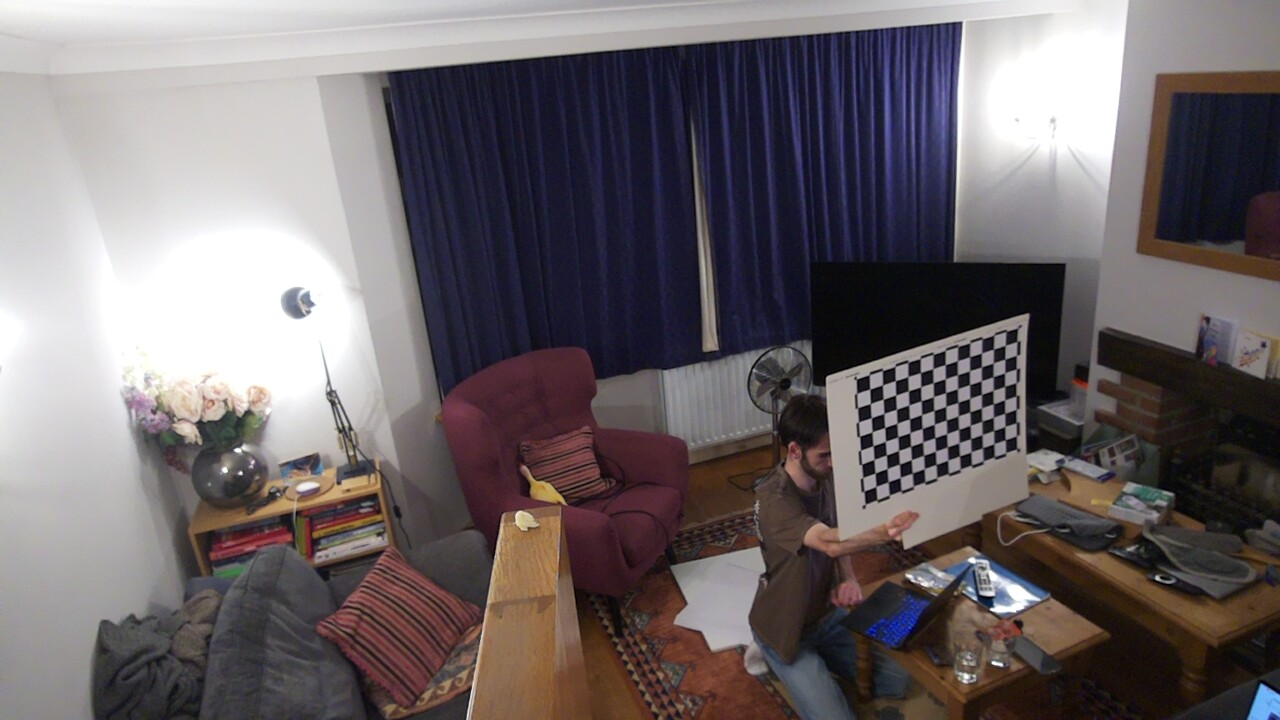
#> input picture calibImgs/calibImageMaster_0.jpg, 1280 x 720 px; its folder holds only this picture in this run
$ python calibScriptSingle.py
#> lines starting #> are read from the running program, lines starting #| are printed output that depends on the picture; after the words box and inside, x2 and y2 are one past the last pixel; in counts of white or black regions, pixels touching at a corner belong together
import numpy as np
import cv2 as cv
import glob
import pickle

print("###### Starting Setup for camera calibration ######")

chessboard_size = (12, 8)  # Number of inner corners per chessboard row and column

image_size = (1280, 720)  # Set the image size for both cameras

# prepare object points, like (0,0,0), (1,0,0), (2,0,0) ....,(6,5,0)
objp = np.zeros((chessboard_size[0] * chessboard_size[1], 3), np.float32)
objp[:,:2] = np.mgrid[0:chessboard_size[0],0:chessboard_size[1]].T.reshape(-1,2)

size_of_chessboard_squares_mm = 21
objp = objp * size_of_chessboard_squares_mm

# Arrays to store object points and image points from all the images.
objpoints = [] # 3d point in real world space
imgpointsM = [] # 2d points in image plane for Master camera

print("###### Setup Complete. Starting calibration process ######")

# Load images for Master camera calibration
images_master = glob.glob('./calibImgs/calibImageMaster_*.jpg')

if not images_master:
    print("No images found for Master or Slave camera calibration.")
    exit()

images_master.sort()

# Pair images by index (assuming same number and order)
num_pairs = len(images_master)
print(num_pairs)
for i in range(num_pairs):
    fname_master = images_master[i]

    img_master = cv.imread(fname_master)
#> img_master is the input picture: shape (720, 1280, 3); mean B, G, R 105.2, 102.6, 110.1

    gray_master = cv.cvtColor(img_master, cv.COLOR_BGR2GRAY)
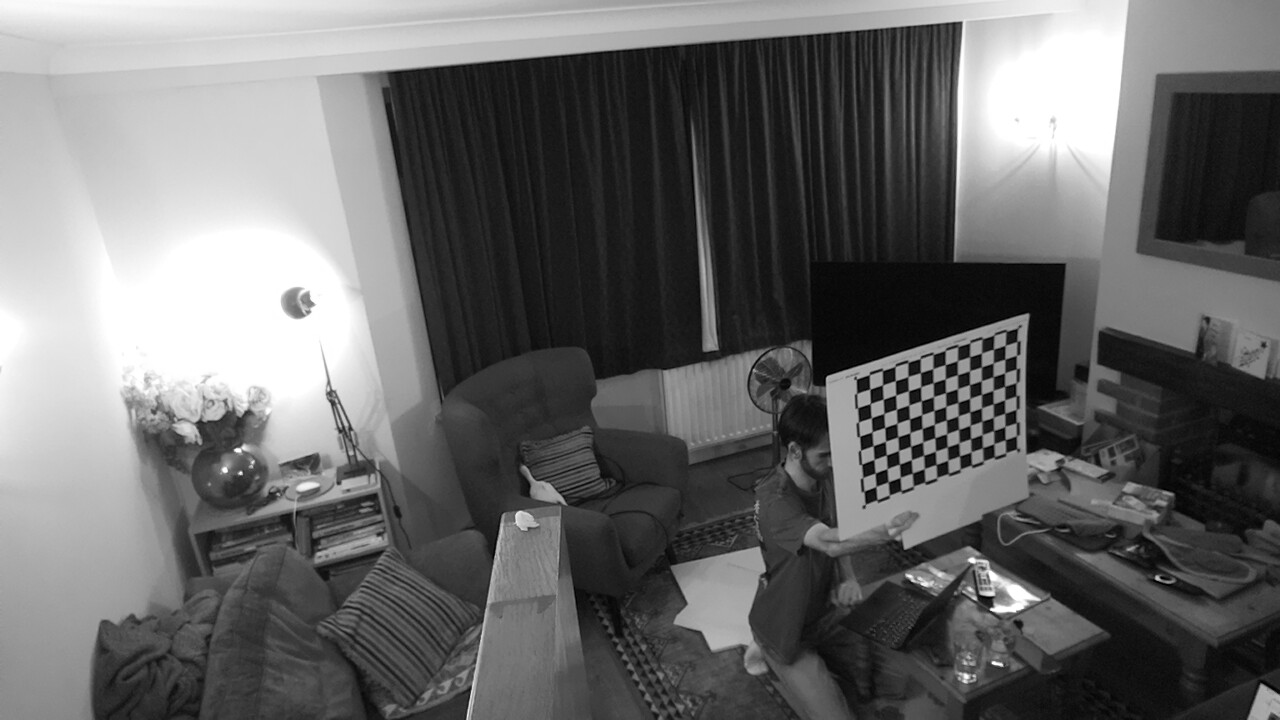
#> gray_master: shape (720, 1280); min 0, max 255, mean 105.1

    retM, cornersM = cv.findChessboardCorners(gray_master, chessboard_size, None)
#> retM = True; cornersM = 96 rows, first 8: [870.2, 389.1], [882.5, 385], [895.4, 380.8], [908, 376.5], [920.4, 372.7], [932.9, 368.6], [945.2, 364.6], [957.4, 360.7]

    if retM:
        objpoints.append(objp)
        imgpointsM.append(cornersM)
        cv.drawChessboardCorners(img_master, chessboard_size, cornersM, retM)
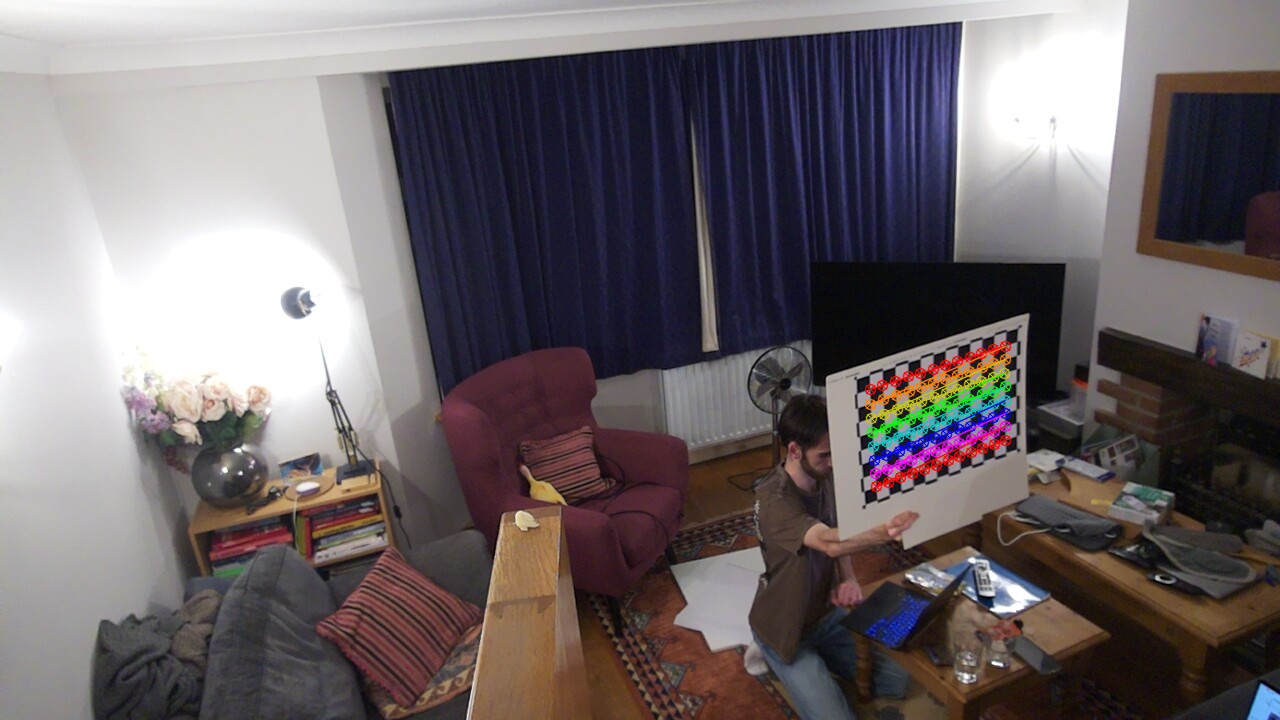
#> img_master: shape (720, 1280, 3); 1.32% of pixels changed, all inside (x1, y1, x2, y2) = (864, 340, 1012, 493)
        cv.imwrite(f'./calibImgs/processed_{fname_master.split("/")[-1]}', img_master)
    else:
        print(f"Skipping pair {fname_master} (corners not found in image)")

print("Chessboard corners found in all images. Proceeding with calibration...")


retM, camera_matrixM, dist_coeffsM, rvecsM, tvecsM = cv.calibrateCamera(objpoints, imgpointsM, image_size, None, None)
#> retM = 0.227; camera_matrixM = [[862.7, 0, 628.1], [0, 817.2, 363.6], [0, 0, 1]]; dist_coeffsM = [[0.214, 0.319, -0.0239, 0.0525, -1.19]]; rvecsM = ([0.257, -0.524, -0.199],); tvecsM = ([307.6, 36.5, 1159.6],)

flags = 0
flags |= cv.CALIB_FIX_INTRINSIC

with open('./calibration_data_master.pkl', 'wb') as f:
    pickle.dump((camera_matrixM, dist_coeffsM, rvecsM, tvecsM), f)


criteria_stereo = (cv.TERM_CRITERIA_EPS + cv.TERM_CRITERIA_MAX_ITER, 30, 0.001)


print("Calibration data saved to './calibration_data_master.pkl'.")
print("###### Calibration process completed successfully! ######")

$ run again, on calibImgs/calibImageMaster_4.jpg
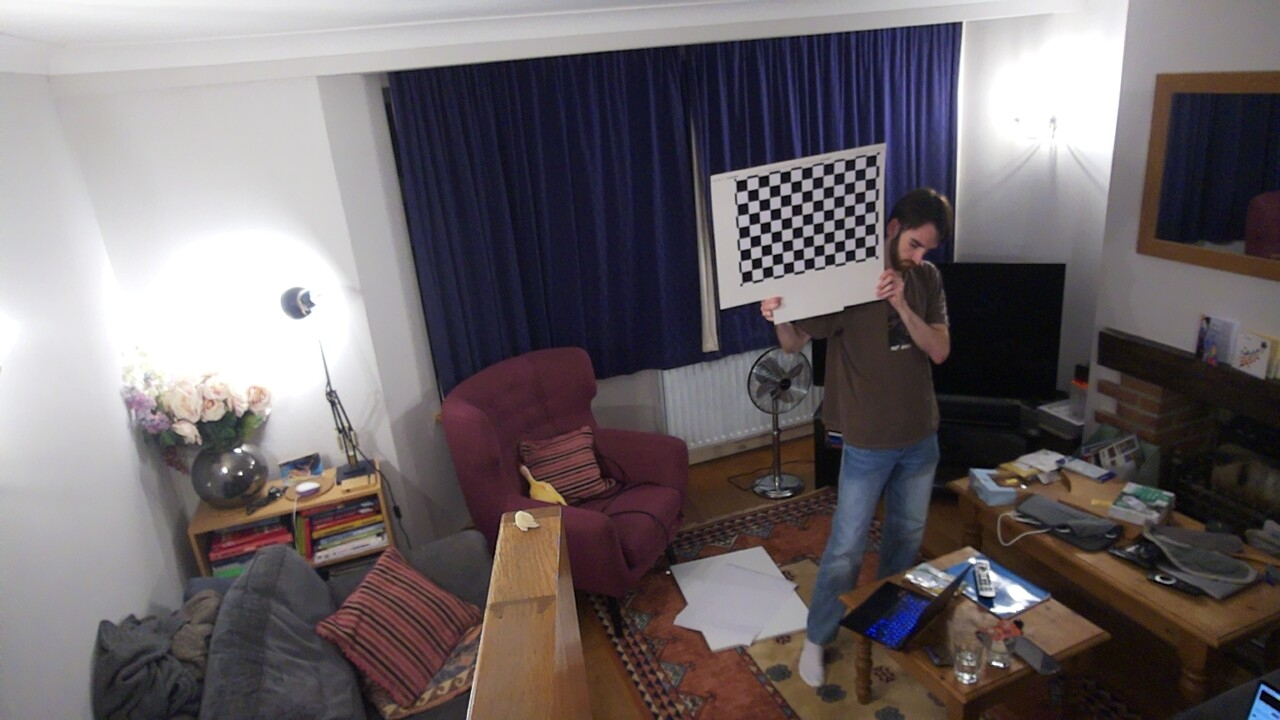
#> input picture calibImgs/calibImageMaster_4.jpg, 1280 x 720 px
#> img_master is the input picture: shape (720, 1280, 3); mean B, G, R 104.9, 101.8, 109.2
#> `gray_master = cv.cvtColor(img_master, cv.COLOR_BGR2GRAY)`:
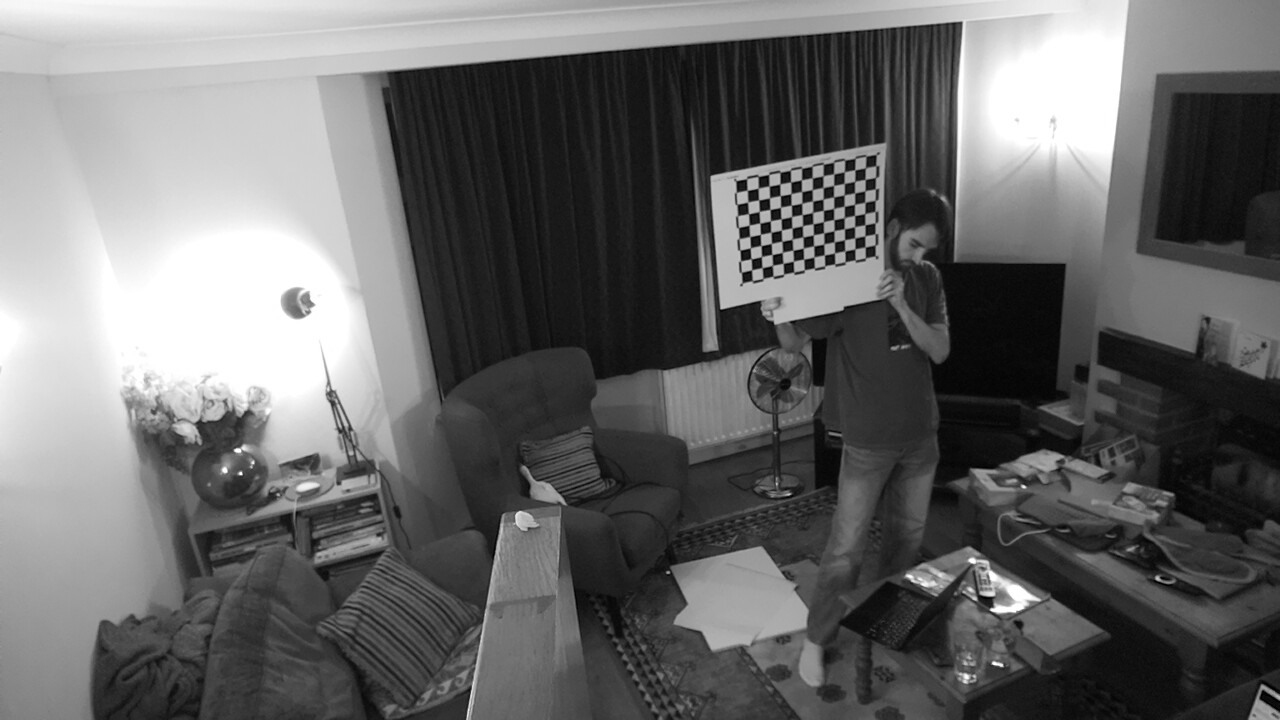
#> gray_master: shape (720, 1280); min 0, max 255, mean 104.4
#> `retM, cornersM = cv.findChessboardCorners(gray_master, chessboard_size..`: retM = True; cornersM = 96 rows, first 8: [747.3, 190.4], [758.1, 188.2], [769.2, 186.2], [779.8, 184.1], [790.7, 182], [801.4, 179.8], [812.3, 178.1], [823.3, 175.8]
#> `cv.drawChessboardCorners(img_master, chessboard_size, cornersM, retM)`:
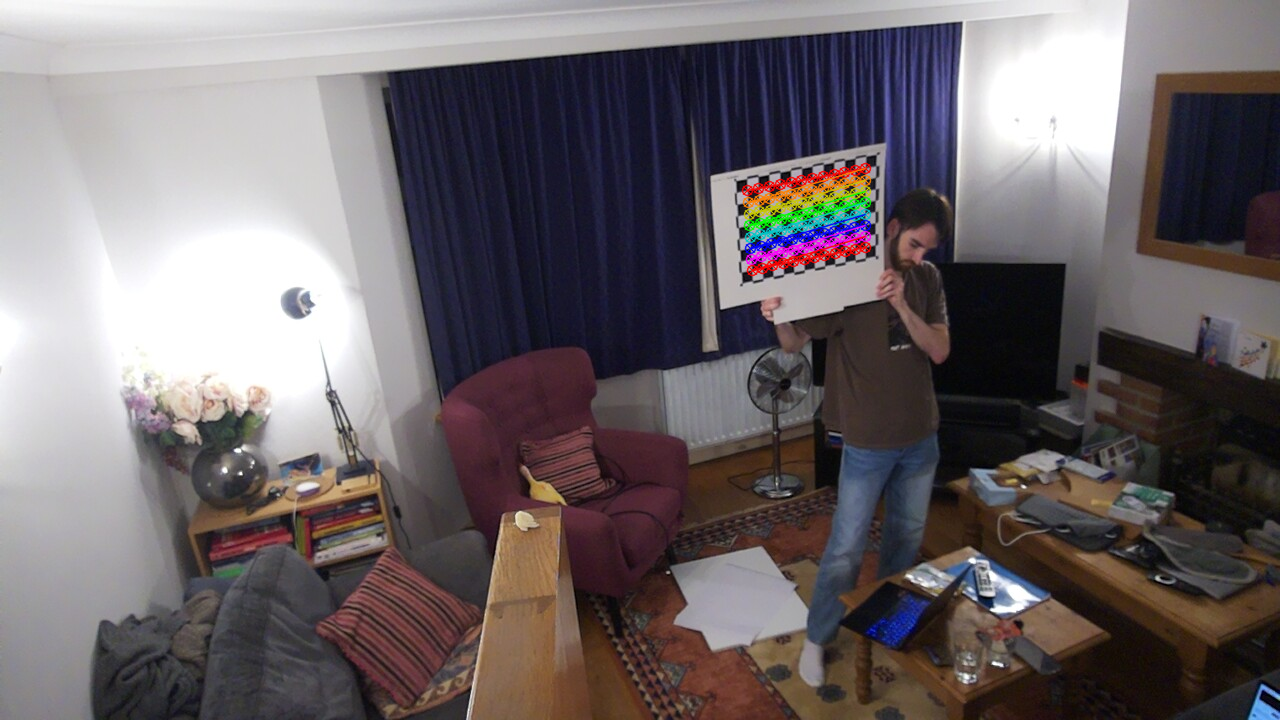
#> img_master: shape (720, 1280, 3); 1.12% of pixels changed, all inside (x1, y1, x2, y2) = (741, 162, 872, 277)
#> `retM, camera_matrixM, dist_coeffsM, rvecsM, tvecsM = cv.calibrateCamer..`: retM = 0.204; camera_matrixM = [[906.6, 0, 643.9], [0, 937.1, 374.4], [0, 0, 1]]; dist_coeffsM = [[0.205, 3.36, 0.106, -0.00829, -13.44]]; rvecsM = ([0.431, -0.353, -0.176],); tvecsM = ([178.9, -316.5, 1521.8],)

$ run again, on calibImgs/calibImageMaster_1.jpg
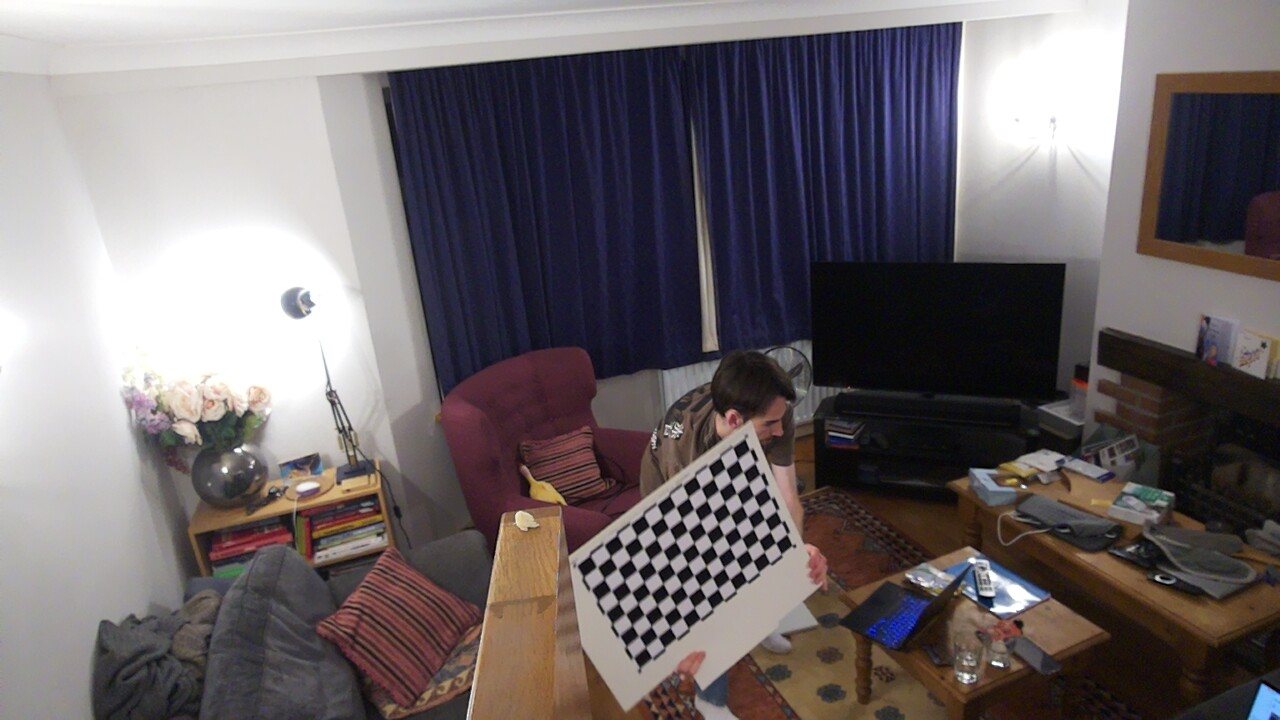
#> input picture calibImgs/calibImageMaster_1.jpg, 1280 x 720 px
#> img_master is the input picture: shape (720, 1280, 3); mean B, G, R 106.7, 104.5, 111.7
#> `gray_master = cv.cvtColor(img_master, cv.COLOR_BGR2GRAY)`:
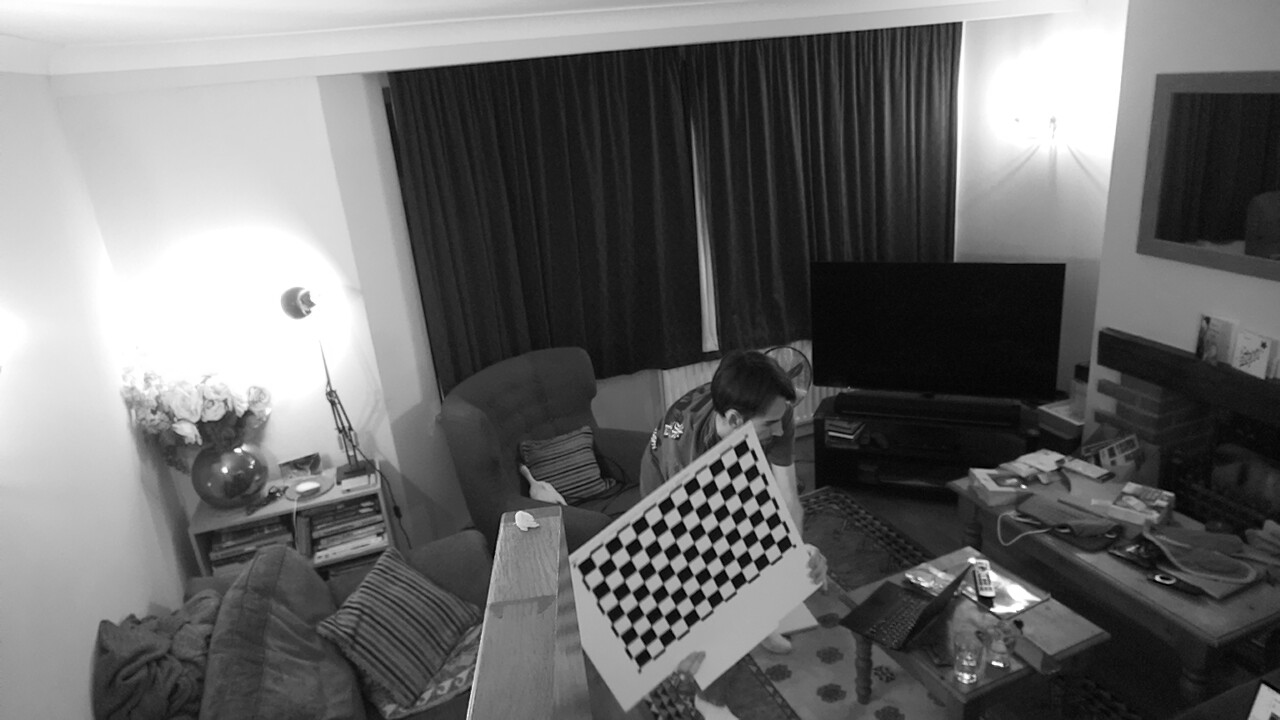
#> gray_master: shape (720, 1280); min 0, max 255, mean 106.9
#> `retM, cornersM = cv.findChessboardCorners(gray_master, chessboard_size..`: retM = True; cornersM = 96 rows, first 8: [597.3, 566.8], [610.5, 557], [623.8, 546.4], [636.6, 536.5], [650, 526.4], [662.6, 516.9], [675.8, 507], [688.1, 497.1]
#> `cv.drawChessboardCorners(img_master, chessboard_size, cornersM, retM)`:
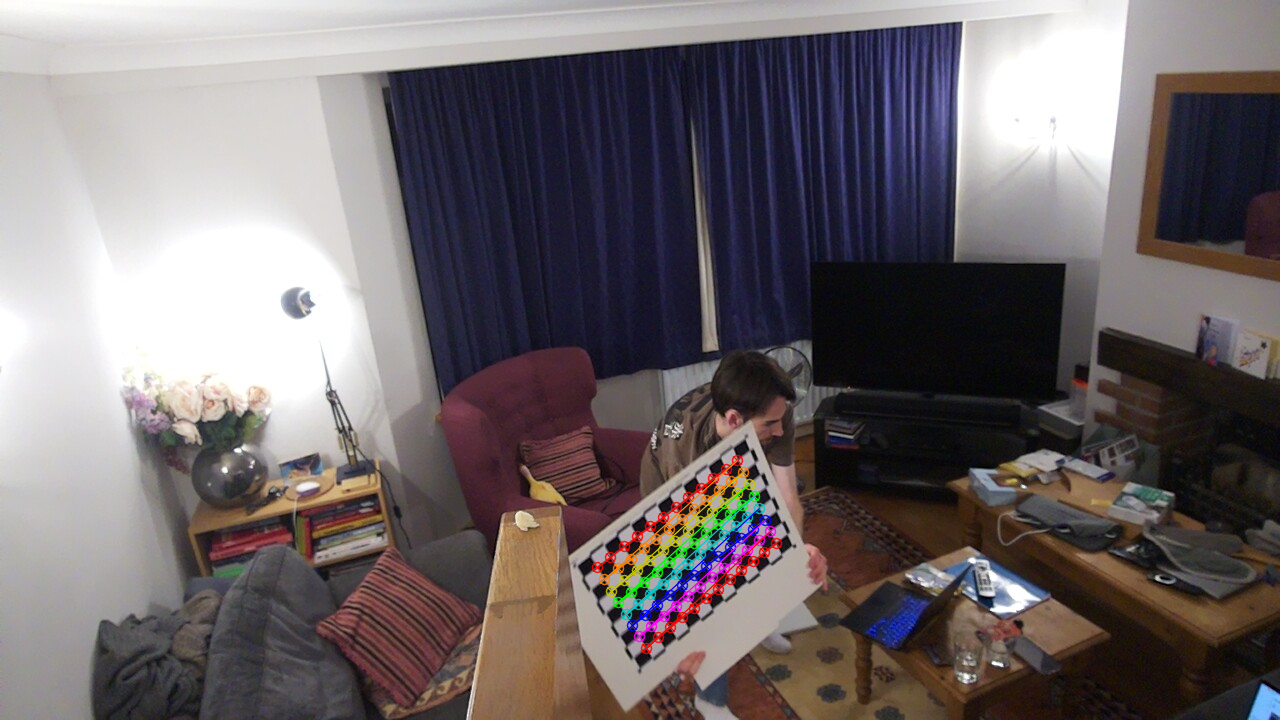
#> img_master: shape (720, 1280, 3); 1.38% of pixels changed, all inside (x1, y1, x2, y2) = (591, 454, 783, 655)
#> `retM, camera_matrixM, dist_coeffsM, rvecsM, tvecsM = cv.calibrateCamer..`: retM = 0.254; camera_matrixM = [[635.4, 0, 567], [0, 654.7, 392.2], [0, 0, 1]]; dist_coeffsM = [[-0.771, 4.92, 0.0435, 0.0237, -10.02]]; rvecsM = ([0.37, -0.286, -0.548],); tvecsM = ([36.51, 211.8, 795.8],)
